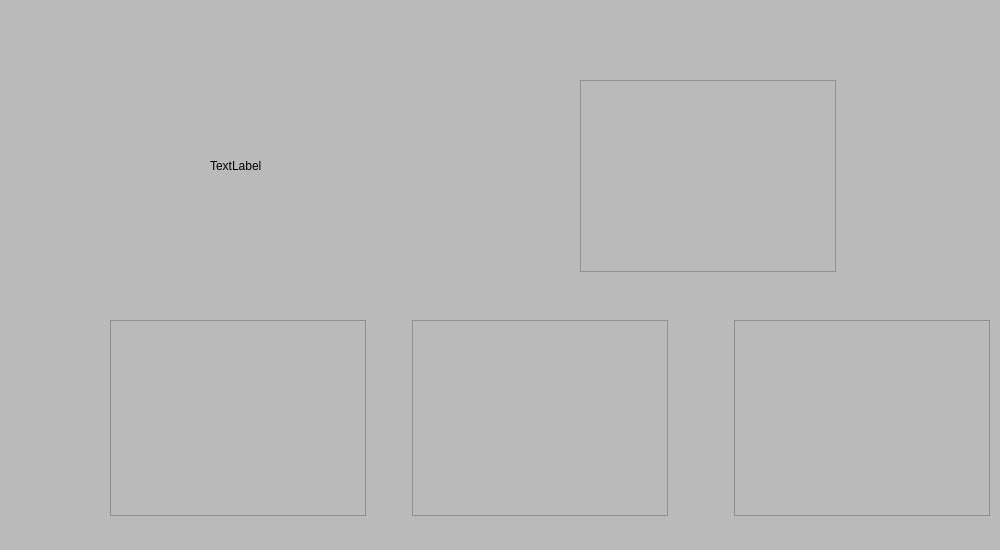
<?xml version="1.0" encoding="UTF-8"?>
<ui version="4.0">
 <class>East8</class>
 <widget class="QWidget" name="East8">
  <property name="geometry">
   <rect>
    <x>0</x>
    <y>0</y>
    <width>1000</width>
    <height>550</height>
   </rect>
  </property>
  <property name="windowTitle">
   <string>Form</string>
  </property>
  <property name="styleSheet">
   <string notr="true">QWidget {
     background-color:rgb(186, 186, 186);
}</string>
  </property>
  <widget class="QTableView" name="tableView">
   <property name="geometry">
    <rect>
     <x>580</x>
     <y>80</y>
     <width>256</width>
     <height>192</height>
    </rect>
   </property>
  </widget>
  <widget class="QWidget" name="layoutWidget">
   <property name="geometry">
    <rect>
     <x>110</x>
     <y>320</y>
     <width>880</width>
     <height>196</height>
    </rect>
   </property>
   <layout class="QHBoxLayout" name="horizontalLayout_2">
    <item>
     <layout class="QHBoxLayout" name="horizontalLayout">
      <item>
       <widget class="QTableView" name="tableView_2"/>
      </item>
      <item>
       <spacer name="horizontalSpacer">
        <property name="orientation">
         <enum>Qt::Horizontal</enum>
        </property>
        <property name="sizeHint" stdset="0">
         <size>
          <width>40</width>
          <height>20</height>
         </size>
        </property>
       </spacer>
      </item>
      <item>
       <widget class="QListView" name="listView"/>
      </item>
     </layout>
    </item>
    <item>
     <spacer name="horizontalSpacer_2">
      <property name="orientation">
       <enum>Qt::Horizontal</enum>
      </property>
      <property name="sizeHint" stdset="0">
       <size>
        <width>40</width>
        <height>20</height>
       </size>
      </property>
     </spacer>
    </item>
    <item>
     <widget class="QTableView" name="tableView_3"/>
    </item>
   </layout>
  </widget>
  <widget class="QLabel" name="img8">
   <property name="geometry">
    <rect>
     <x>210</x>
     <y>100</y>
     <width>161</width>
     <height>131</height>
    </rect>
   </property>
   <property name="text">
    <string>TextLabel</string>
   </property>
  </widget>
 </widget>
 <resources/>
 <connections/>
</ui>
